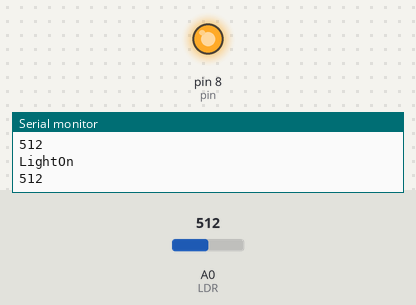
This sketch was run on a simulated Arduino Uno, built with avr-gcc and run on an emulated ATmega328P. On the bench: output pins drawn as LEDs (lit = HIGH), the last lines printed to the serial monitor. The inputs (shaded band) are chosen by the test bench; at power-on: A0 (LDR) = 512.

Above: at 1.3 s.
1.4 s: A0 (LDR) set to 310
2.9 s: A0 (LDR) set to 285
At 3.9 s:
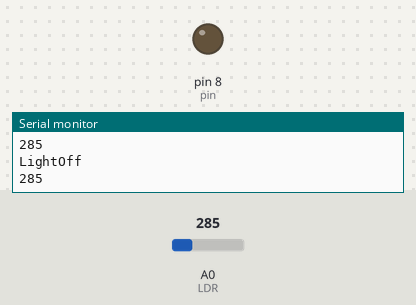
4.7 s: A0 (LDR) set to 306
At 5.4 s:
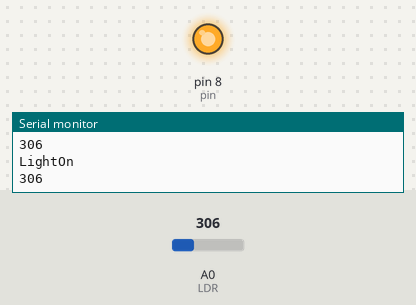
6.4 s: A0 (LDR) set to 290
At 7.4 s:
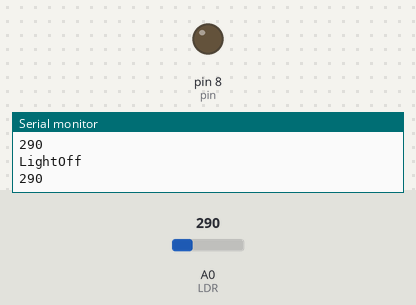
Timing chart, 0 to 9.0 s (numbered marks = the images above; inputs shaded):
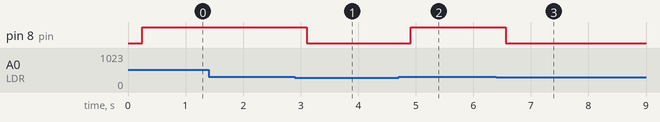

The sketch:

LDR_reading.ino
```cpp
//https://www.youtube.com/c/voidloopRobotechAutomation

#define LDR A0
int pin = 8 ;


void setup() {
  Serial.begin(9600);
  pinMode(8,OUTPUT);
  delay(100);

}

void loop() {
  int light = analogRead(LDR);

  Serial.println(light);
  delay(150);
  if ( light>300){
    digitalWrite(pin,HIGH);
    Serial.println("LightOn");

    }
    else{
      digitalWrite(pin,LOW);
      Serial.println("LightOff");
      }

}
```

Measured:
- the behaviour switches between 301 and 300 on A0 (LDR) (found by bisection; images 0 and 1)
- after the input at 2.9 s, pin 8 (pin): HIGH → LOW after 0.21 s
- after the input at 4.7 s, pin 8 (pin): LOW → HIGH after 0.21 s
- after the input at 6.4 s, pin 8 (pin): HIGH → LOW after 0.17 s
